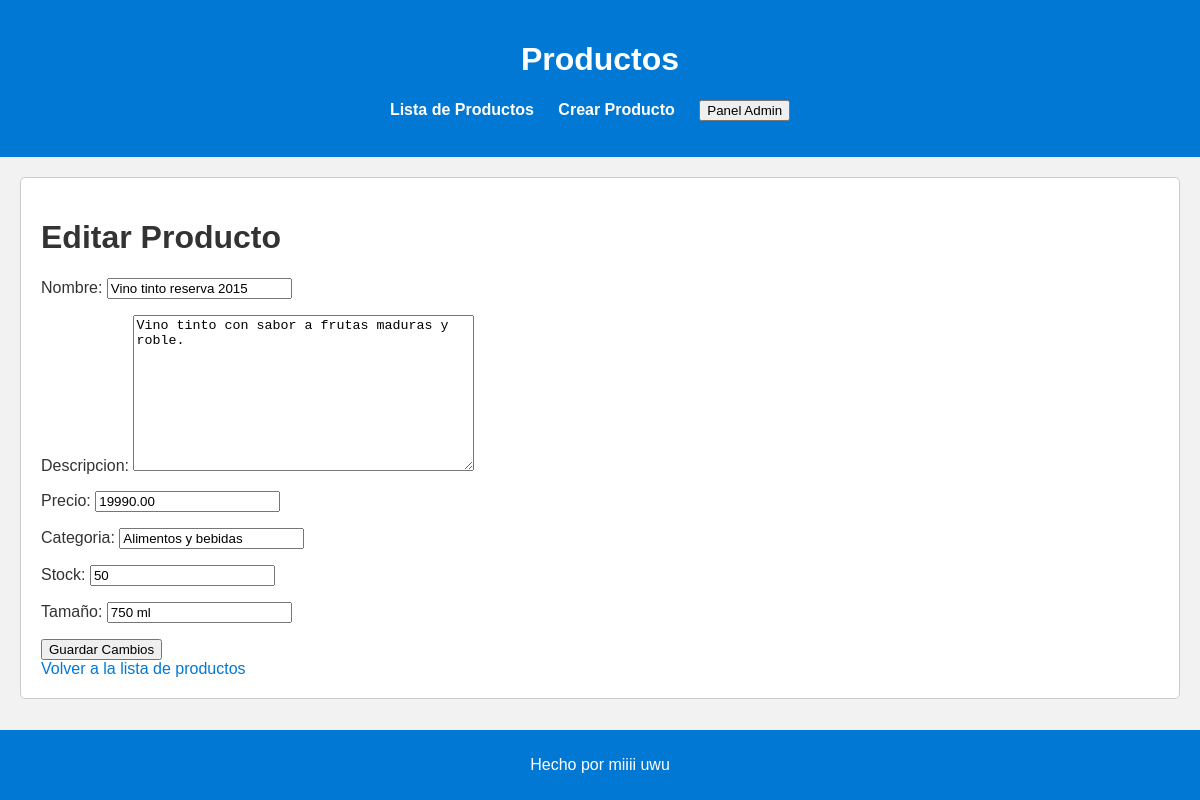
Page /editar_producto/8/ on the committed database.
### miApp/models.py (models this page shows)
class Producto(models.Model):
    nombre = models.CharField(max_length=100)
    descripcion = models.TextField()
    precio = models.DecimalField(max_digits=10, decimal_places=2)
    categoria = models.CharField(max_length=50)
    stock = models.PositiveIntegerField()
    tamaño = models.CharField(max_length=20)

### miApp/views.py (the view)
# urls.py: path('editar_producto/<int:pk>/', views.editar_producto, name='editar_producto'),
def editar_producto(request, pk):
    producto = get_object_or_404(Producto, pk=pk)
    if request.method == "POST":
        form = ProductoForm(request.POST, instance=producto)
        if form.is_valid():
            form.save()
            return redirect('miApp:lista_productos')
    else:
        form = ProductoForm(instance=producto)
    return render(request, 'miApp/editar_producto.html', {'form': form})

### miApp/forms.py
class ProductoForm(forms.ModelForm):
    precio = forms.DecimalField(validators=[validate_positive_price])
    class Meta:
        model = Producto
        fields = '__all__'

### miApp/templates/miApp/editar_producto.html (shortened to what this page needs)
{% extends "miApp/index.html" %}
{% load static %}
{% block content %}
  <link rel="stylesheet" type="text/css" href="{% static 'css/mi_estilo.css' %}">
  <h1>Editar Producto</h1>
  <form method="post">
    {{ form.as_p }}
    <button type="submit">Guardar Cambios</button>
  </form>
  <a href="{% url 'miApp:lista_productos' %}">Volver a la lista de productos</a>
{% endblock %}

### miApp/static/css/mi_estilo.css (style rules this page uses)
body { font-family: Arial, sans-serif; background-color: #f2f2f2; color: #333; margin: 0; padding: 0; }
a { color: #0078d4; text-decoration: none; }

### rows in the picture
Producto: nombre "Vino tinto reserva 2015", descripcion "Vino tinto con sabor a frutas maduras y roble.", precio "19990.00", categoria "Alimentos y bebidas", stock "50", tamaño "750 ml"
